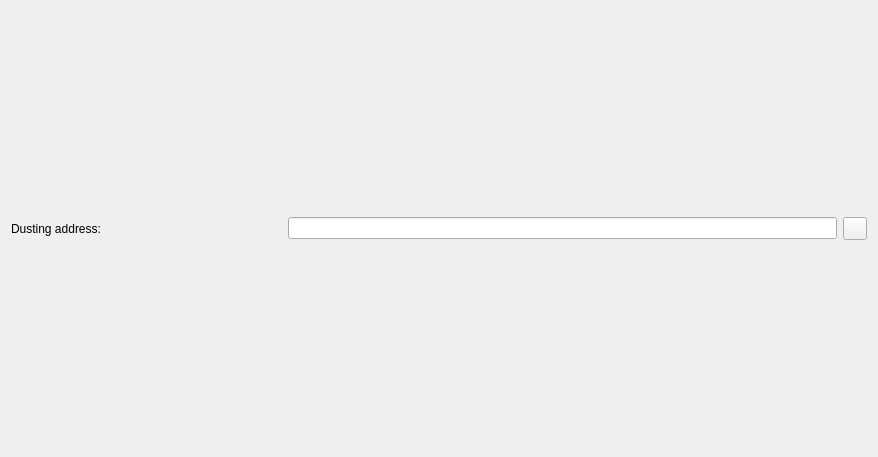
<?xml version="1.0" encoding="UTF-8"?>
<ui version="4.0">
 <class>DustingGui</class>
 <widget class="QDialog" name="DustingGuiPage">
  <property name="geometry">
   <rect>
    <x>0</x>
    <y>0</y>
    <width>878</width>
    <height>457</height>
   </rect>
  </property>
  <property name="windowTitle">
   <string>Wallet duster</string>
  </property>
  <layout class="QVBoxLayout" name="verticalLayout">
   <item>
    <layout class="QGridLayout" name="mainLayout">
     <item row="1" column="0" colspan="2">
      <widget class="QLabel">
       <property name="font">
       </property>
       <property name="text">
        <string>Dusting address:</string>
       </property>
      </widget>
     </item>
     <item row="1" column="1" colspan="2">
      <widget class="QLineEdit" name="dustAddress">
      </widget>
     </item>
     <item row="1" column="3" colspan="1">
      <widget class="QToolButton" name="addressBookButton">
       <property name="toolTip">
        <string>Choose address from address book</string>
       </property>
       <property name="text">
        <string/>
       </property>
       <property name="icon">
        <iconset resource="../avian.qrc">
         <normaloff>:/icons/address-book</normaloff>:/icons/address-book</iconset>
       </property>
      </widget>
     </item>
    </layout>
   </item>
  </layout>
 </widget>
 <resources>
  <include location="../avian.qrc"/>
 </resources>
 <connections/>
</ui>
